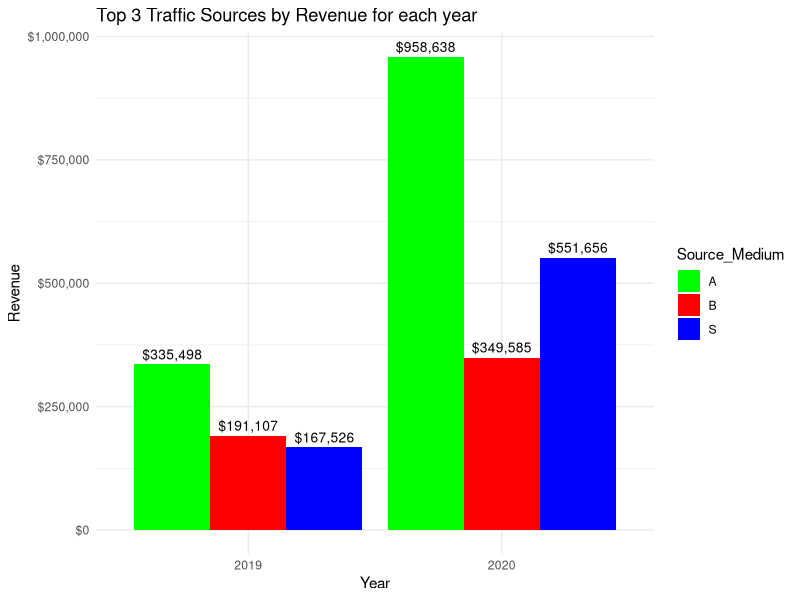
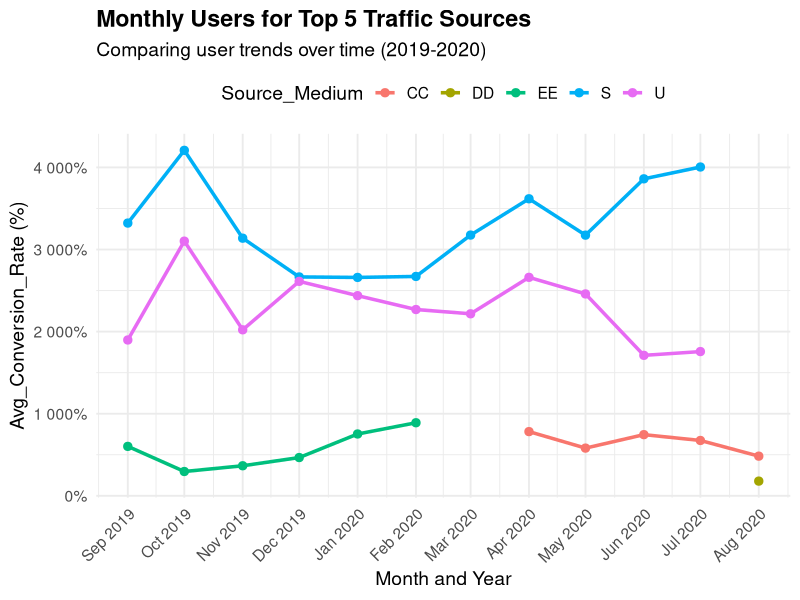
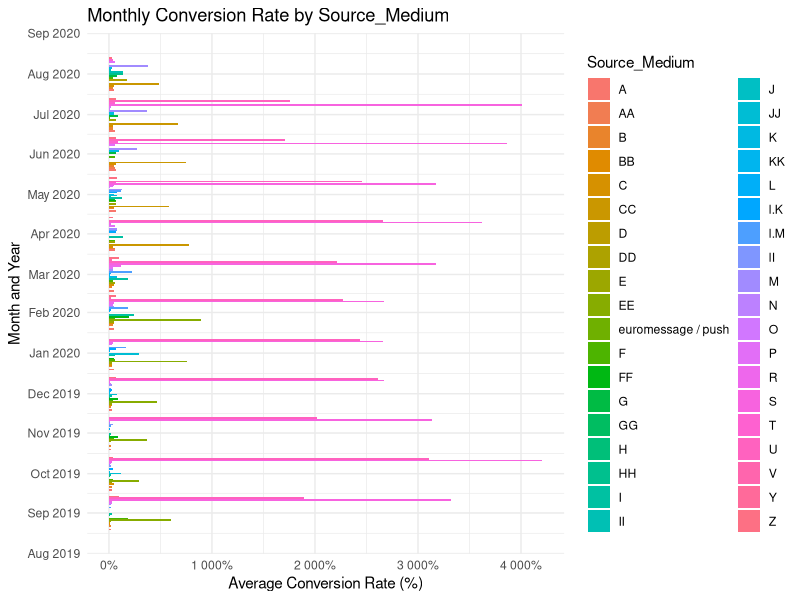
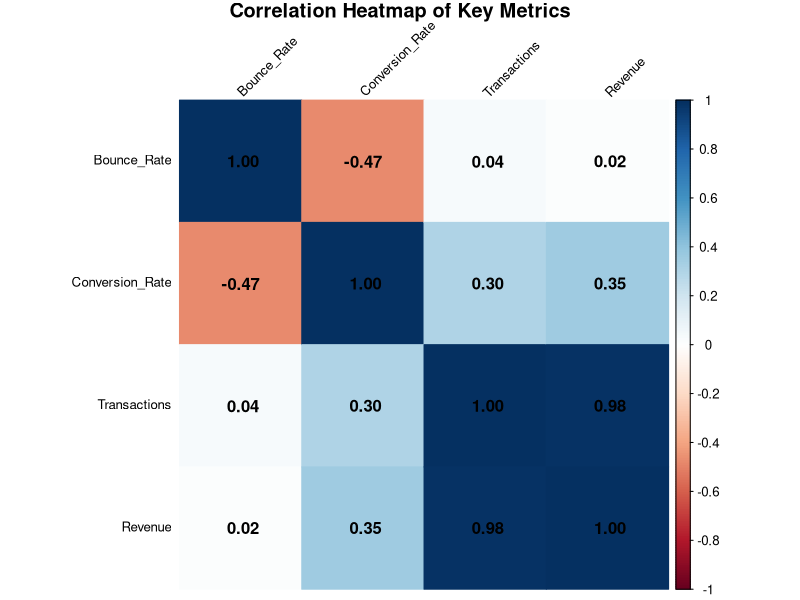
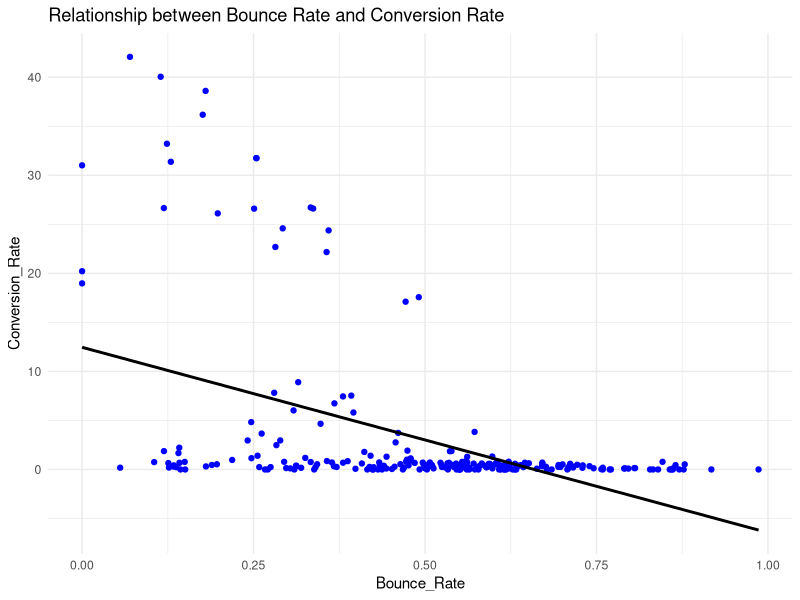
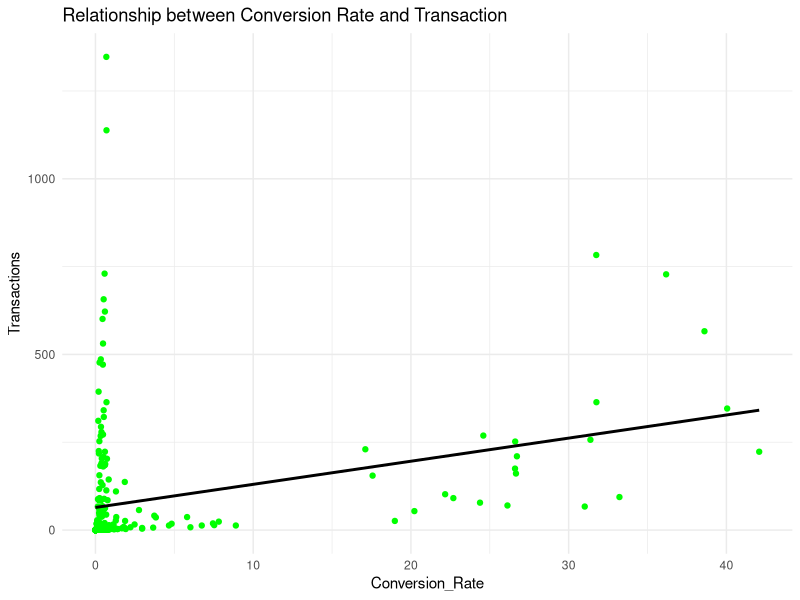
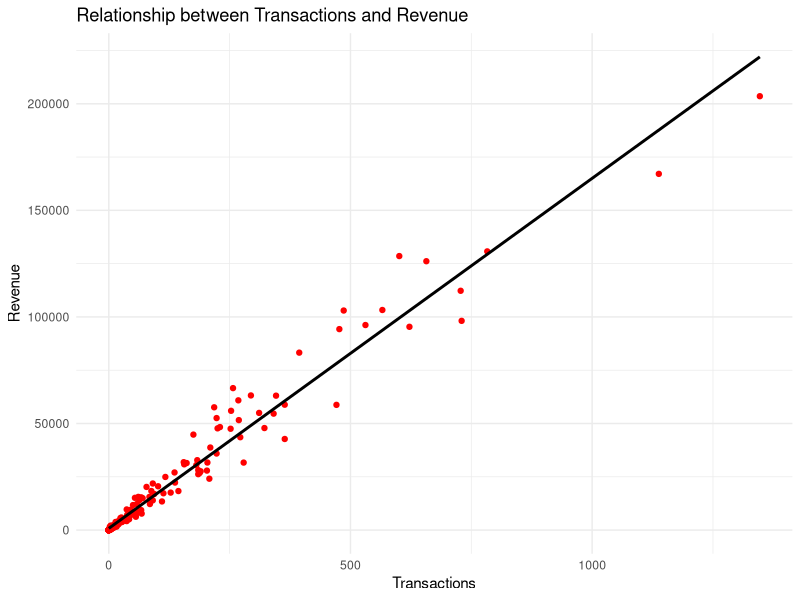
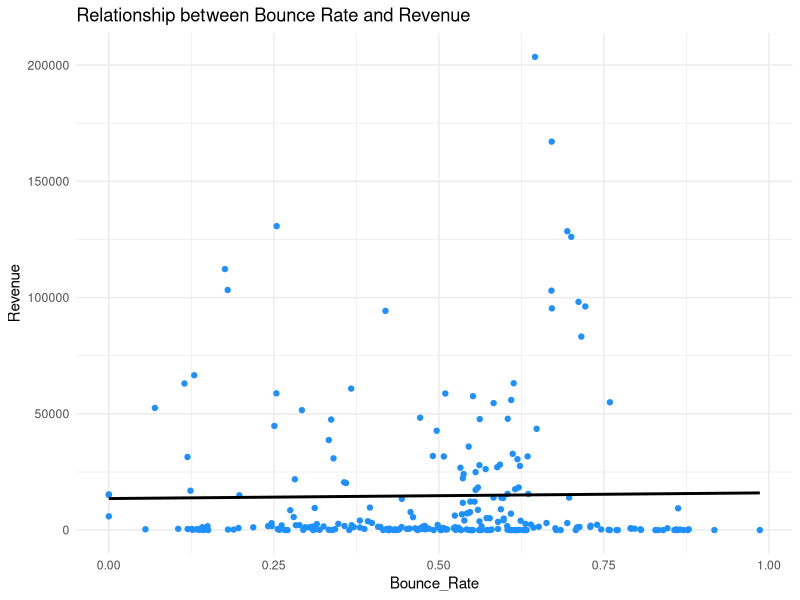

Source code (R) for these figures, in order:
## ---- chunk 1
# install.packages("psych")
library(tidyverse) 
library(GGally)
library(psych)
library(scales)
library(corrplot)
## ---- chunk 2
df <- read.csv("../data/Web Analytic_Dataset.csv", 
                encoding = 'latin1', 
                fileEncoding = 'latin1' )
head(df)
## ---- chunk 3
cat("The number of data points: ", dim(df)[1], "\n")
cat("The number of variables: ", dim(df)[-1])
## ---- chunk 4
colSums(is.na(df))
## ---- chunk 5
df <- df %>%
  rename(
    Source_Medium = `Source...Medium`,
    Year = `Year`,
    Month_of_the_year = `Month.of.the.year`,
    Users = `Users`,
    New_Users = `New.Users`,
    Sessions = `Sessions`,
    Bounce_Rate = `Bounce.Rate`,
    Pageviews = `Pageviews`,
    Avg_Session_Duration = `Avg..Session.Duration`,
    Conversion_Rate = `Conversion.Rate....`,
    Transactions = `Transactions`,
    Revenue = `Revenue`,
    Quantity_Sold = `Quantity.Sold`
  )
str(df)
## ---- chunk 6
cols_to_clean_commas <- c("Users", "New_Users", "Sessions", "Pageviews", "Revenue", "Quantity_Sold", "Transactions")
for(col in cols_to_clean_commas) {
  df[[col]] <- as.numeric(gsub(",", "", df[[col]]))
}
## ---- chunk 7
df <- df %>% 
  mutate(
    Bounce_Rate = as.numeric(sub("%", "", Bounce_Rate)) / 100,
    Conversion_Rate = ifelse(Conversion_Rate == "<0.01", "0", Conversion_Rate),
    Conversion_Rate = as.numeric(Conversion_Rate),
    Avg_Session_Duration = as.numeric(hms(Avg_Session_Duration))
  )
str(df)

## ---- chunk 8

## ---- chunk 9
# Group by Source_Medium and Year to get total revenue
revenue_by_source <- df %>%
  group_by(Source_Medium, Year) %>%
  summarise(Total_Revenue = sum(Revenue, na.rm = TRUE)) %>%
  ungroup()

# Find out the top 3 sources based on revenue
top_3_sources <- df %>%
  group_by(Source_Medium) %>%
  summarise(Grand_Total_Revenue = sum(Revenue, na.rm = TRUE)) %>%
  arrange(desc(Grand_Total_Revenue)) %>%
  slice_head(n = 3) %>%
  pull(Source_Medium)

revenue_by_source

## ---- chunk 10
# Filter the summary table for only the top 3 sources
top_3_revenue_table <- revenue_by_source %>%
  filter(Source_Medium %in% top_3_sources) %>%
  pivot_wider(names_from = Year, values_from = Total_Revenue, values_fill = 0)

top3_revenue <- df %>% filter(Source_Medium %in% top_3_sources) %>% group_by(Year, Source_Medium) %>% summarise(TotalRevenue = sum(Revenue), .groups = "drop")
top3_revenue

top_3_revenue_table

## ---- chunk 11
top_sources_by_year <- df %>%
  group_by(`Source_Medium`) %>%
  summarise(Total_Revenue = sum(Revenue, na.rm = TRUE),.groups = 'drop') %>%
  
  slice_max(order_by = Total_Revenue, n = 3) %>%
  ungroup()

top_sources_by_year
## ---- chunk 12

## ---- chunk 13
chart_data <- revenue_by_source %>%
  filter(Source_Medium %in% top_3_sources)

ggplot(chart_data, aes(x = factor(Year), y = Total_Revenue, fill = Source_Medium)) + 
  geom_bar(stat = "identity",position = "dodge") + 
  geom_text(
    aes(label = dollar(Total_Revenue, accuracy = 1)),
    position = position_dodge(width = 0.9), 
    vjust = -0.5,
    size = 3.5 
  ) +
  scale_fill_manual(values = c("green", "red", "blue")) + 
  scale_y_continuous(labels = dollar_format()) +
  labs( title = "Top 3 Traffic Sources by Revenue for each year", 
        x = "Year", 
        y = "Revenue", 
        fill = "Source_Medium" ) + theme_minimal()
## ---- chunk 14
top_5_sources_by_conv <- df %>%
  group_by(Source_Medium) %>%
  summarise(Avg_Conversion_Rate = mean(Conversion_Rate, na.rm = TRUE)) %>%
  slice_max(order_by = Avg_Conversion_Rate, n = 5) %>%
  pull(Source_Medium)

top_conversion <- df %>%
  group_by(Source_Medium) %>%
  summarise(Avg_Conversion_Rate = mean(Conversion_Rate, na.rm = TRUE)) %>%
  arrange(desc(Avg_Conversion_Rate)) %>%
  slice_head(n = 5)

device_summary <- df %>% 
  group_by(Source_Medium, Year, Month_of_the_year) %>%
  summarize(
    Total_Users = sum(Users, na.rm = TRUE),
    Total_New_Users = sum(New_Users, na.rm = TRUE),
    Avg_Conversion_Rate = mean(Conversion_Rate, na.rm = TRUE) 
  ) %>% 
  arrange(Source_Medium, Year, desc(Avg_Conversion_Rate))

device_summary$YearMonth <- as.Date(paste(device_summary$Year, device_summary$Month_of_the_year, "01", sep = "-"), "%Y-%m-%d")

line_chart_data <- df %>%
  filter(Source_Medium %in% top_5_sources_by_conv)


device_summary
top_conversion
## ---- chunk 15
line_chart_data$YearMonth <- as.Date(paste(line_chart_data$Year, line_chart_data$Month_of_the_year, "01", sep = "-"), "%Y-%m-%d")

ggplot(line_chart_data, aes(x = line_chart_data$YearMonth, y = Conversion_Rate, color = Source_Medium, group = Source_Medium)) +
  geom_line(linewidth = 1.2) +
  geom_point(size = 2.5) +  
  scale_y_continuous(labels = scales::percent) +
  scale_x_date(date_breaks = "1 months", date_labels = "%b %Y") +
  labs(
    title = "Monthly Users for Top 5 Traffic Sources",
    subtitle = "Comparing user trends over time (2019-2020)",
    x = "Month and Year",
    y = "Avg_Conversion_Rate (%)",
    color = "Source_Medium" # Legend title
  ) +
  theme_minimal(base_size = 14) +
  theme(
    legend.position = "top",
    axis.text.x = element_text(angle = 45, hjust = 1),
    plot.title = element_text(face = "bold")
  )

## ---- chunk 16
device_summary$YearMonth <- as.Date(paste(device_summary$Year, device_summary$Month_of_the_year, "01", sep = "-"), "%Y-%m-%d")

ggplot(device_summary, aes(x = YearMonth, y = Avg_Conversion_Rate, fill = Source_Medium)) + 
  geom_bar(stat = "identity", position = "dodge") + 
  coord_flip() +
  scale_y_continuous(labels = scales::percent) + 
  scale_x_date(date_breaks = "1 month", date_labels = "%b %Y") + 
  labs(
    title = "Monthly Conversion Rate by Source_Medium",
    x = "Month and Year",
    y = "Average Conversion Rate (%)",
    fill = "Source_Medium"
  ) + 
  theme_minimal()
## ---- chunk 17
relationship_df <- df %>%
  select(Bounce_Rate, Conversion_Rate, Transactions, Revenue)
# Calculate the correlation matrix
correlation_matrix <- cor(relationship_df, use = "complete.obs")

correlation_matrix
## ---- chunk 18
corrplot(correlation_matrix,
         method = "color",
         type = "full",
         addCoef.col = "black", 
         tl.col = "black",      
         tl.srt = 45,  
         tl.cex = 0.8,
         main = "Correlation Heatmap of Key Metrics",
         mar = c(0,0,1,0))
## ---- chunk 19
# Bounce Rate vs Conversion Rate
ggplot(relationship_df, aes(x = Bounce_Rate, y = Conversion_Rate )) +
  geom_point(color = "blue") +
  geom_smooth(method = "lm",color = "black", se = FALSE ) + 
  labs(
    title = "Relationship between Bounce Rate and Conversion Rate",
    x = "Bounce_Rate",
    y = "Conversion_Rate"
  ) + theme_minimal()

## ---- chunk 20
# Conversion Rate vs Transaction
ggplot(relationship_df, aes(x = Conversion_Rate, y = Transactions )) +
  geom_point(color = "green") +
  geom_smooth(method = "lm",color = "black", se = FALSE ) + 
  labs(
    title = "Relationship between Conversion Rate and Transaction",
    x = "Conversion_Rate",
    y = "Transactions"
  ) + theme_minimal()
## ---- chunk 21
# Transactions vs Revenue
ggplot(relationship_df, aes(x = Transactions, y = Revenue)) +
  geom_point(color = "red") +
  geom_smooth(method = "lm", color = "black", se = FALSE) + 
  labs(
    title = "Relationship between Transactions and Revenue",
    x = "Transactions",
    y = "Revenue"
  ) +
  theme_minimal()
## ---- chunk 22
# Bounce_rate vs Revenue
ggplot(relationship_df, aes(x = Bounce_Rate, y = Revenue )) +
  geom_point(color = "dodgerblue") +
  geom_smooth(method = "lm",color = "black", se = FALSE ) + 
  labs(
    title = "Relationship between Bounce Rate and Revenue",
    x = "Bounce_Rate",
    y = "Revenue"
  ) + theme_minimal()
